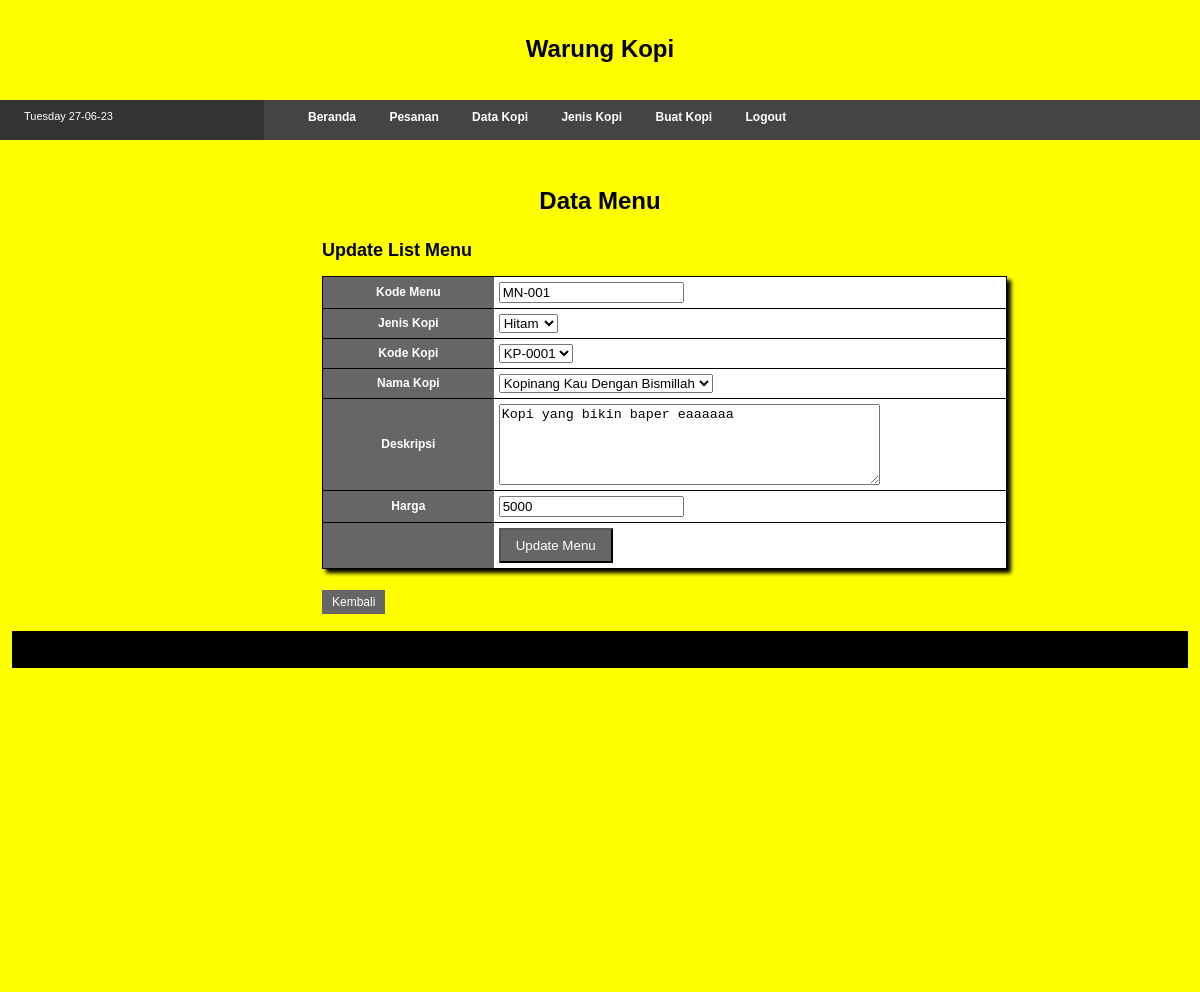
The app's page /admin-buat-update.php?kodemenu=MN-001 (signed in) with its own data.
### tables this page shows
CREATE TABLE IF NOT EXISTS `tambah` (
  `kodemenu` varchar(200) NOT NULL,
  `jeniskopi` varchar(250) NOT NULL,
  `kodekopi` varchar(200) NOT NULL,
  `namakopi` varchar(200) NOT NULL,
  `deskripsi` text NOT NULL,
  `harga` char(20) NOT NULL,
  PRIMARY KEY (`kodemenu`)
);

CREATE TABLE IF NOT EXISTS `jenis` (
  `jeniskopi` varchar(250) NOT NULL,
  `namakopi` varchar(250) NOT NULL,
  PRIMARY KEY (`jeniskopi`)
);

CREATE TABLE IF NOT EXISTS `kopi` (
  `kodekopi` varchar(250) NOT NULL,
  `namakopi` varchar(250) NOT NULL,
  `jeniskopi` varchar(250) NOT NULL,
  `asal` varchar(250) NOT NULL,
  PRIMARY KEY (`kodekopi`)
);

### admin-buat-update.php (the view, shortened to what this page needs)
<?php require_once('Connections/koneksi_kopi.php'); ?>
<?php
if (!function_exists("GetSQLValueString")) {
function GetSQLValueString($theValue, $theType, $theDefinedValue = "", $theNotDefinedValue = "")
{
  $theValue = function_exists("mysql_real_escape_string") ? mysql_real_escape_string($theValue) : mysql_escape_string($theValue);
  switch ($theType) {
    case "text":
      $theValue = ($theValue != "") ? "'" . $theValue . "'" : "NULL";
      break;
  }
  return $theValue;
}
}
$editFormAction = $_SERVER['PHP_SELF'];
if (isset($_SERVER['QUERY_STRING'])) {
  $editFormAction .= "?" . htmlentities($_SERVER['QUERY_STRING']);
}
$query_Recordset_jenis = "SELECT * FROM jenis";
$Recordset_jenis = mysql_query($query_Recordset_jenis, $koneksi_kopi) or die(mysql_error());
$row_Recordset_jenis = mysql_fetch_assoc($Recordset_jenis);
$query_Recordset_kopi = "SELECT * FROM kopi";
$Recordset_kopi = mysql_query($query_Recordset_kopi, $koneksi_kopi) or die(mysql_error());
$row_Recordset_kopi = mysql_fetch_assoc($Recordset_kopi);
$colname_Recordset_tambah = "-1";
if (isset($_GET['kodemenu'])) {
  $colname_Recordset_tambah = $_GET['kodemenu'];
}
$query_Recordset_tambah = sprintf("SELECT * FROM tambah WHERE kodemenu = %s", GetSQLValueString($colname_Recordset_tambah, "text"));
$Recordset_tambah = mysql_query($query_Recordset_tambah, $koneksi_kopi) or die(mysql_error());
$row_Recordset_tambah = mysql_fetch_assoc($Recordset_tambah);
?>
<!DOCTYPE html PUBLIC "-//W3C//DTD XHTML 1.0 Transitional//EN" "http://www.w3.org/TR/xhtml1/DTD/xhtml1-transitional.dtd">
<html xmlns="http://www.w3.org/1999/xhtml">
<head>
<link href="style.css" rel="stylesheet" type="text/css" />
</head>
<body>
	<div id='header'>
        <h1 id="judul_logo"> Warung Kopi </h1>
    </div>
    <div id="menubar">
    	<div id="menubar_left">
        	<?php echo date("l d-m-y"); ?>
		</div>
        <div id="menubar_right">
        	<a href="admin.php">Beranda</a>
       	  	<a href="admin-pesanan.php">Pesanan</a>
        	<a href="admin-kopi.php">Data Kopi</a>
          	<a href="admin-jenis.php">Jenis Kopi</a>
			<a href="admin-buat.php">Buat Kopi</a>
            <a href="logout.php">Logout</a>
        </div>
    </div>
    <div id="content">
   	  <h1 id="judul_logo">Data Menu</h1>
      <div class="container">
      	<h2>Update List Menu</h2>
        <form name="form" action="<?php echo $editFormAction; ?>" method="POST">
        	<table width="80%" border="0" cellpadding="5" cellspacing="0" class="standar_tabel">
              <tr>
                <th scope="row">Kode Menu</th>
                <td><label for="kodemenu"></label>
                <input name="kodemenu" type="text" id="kodemenu" value="<?php echo $row_Recordset_tambah['kodemenu']; ?>" /></td>
              </tr>
              <tr>
                <th scope="row">Jenis Kopi</th>
                <td><label for="jeniskopi"></label>
                  <select name="jeniskopi" id="jeniskopi">
                    <?php
do {
?>
                    <option value="<?php echo $row_Recordset_jenis['jeniskopi']?>"<?php if (!(strcmp($row_Recordset_jenis['jeniskopi'], $row_Recordset_tambah['jeniskopi']))) {echo "selected=\"selected\"";} ?>><?php echo $row_Recordset_jenis['jeniskopi']?></option>
                    <?php
} while ($row_Recordset_jenis = mysql_fetch_assoc($Recordset_jenis));
?>
                </select></td>
              </tr>
              <tr>
                <th scope="row">Kode Kopi</th>
                <td><label for="kodekopi"></label>
                  <select name="kodekopi" id="kodekopi">
                    <?php
do {
?>
                    <option value="<?php echo $row_Recordset_kopi['kodekopi']?>"<?php if (!(strcmp($row_Recordset_kopi['kodekopi'], $row_Recordset_tambah['kodekopi']))) {echo "selected=\"selected\"";} ?>><?php echo $row_Recordset_kopi['kodekopi']?></option>
                    <?php
} while ($row_Recordset_kopi = mysql_fetch_assoc($Recordset_kopi));
  $rows = mysql_num_rows($Recordset_kopi);
  if($rows > 0) {
	  $row_Recordset_kopi = mysql_fetch_assoc($Recordset_kopi);
  }
?>
                </select></td>
              </tr>
              <tr>
                <th scope="row">Nama Kopi</th>
                <td><label for="namakopi"></label>
                  <select name="namakopi" id="namakopi">
                    <?php
do {
?>
                    <option value="<?php echo $row_Recordset_kopi['namakopi']?>"<?php if (!(strcmp($row_Recordset_kopi['namakopi'], $row_Recordset_tambah['namakopi']))) {echo "selected=\"selected\"";} ?>><?php echo $row_Recordset_kopi['namakopi']?></option>
                    <?php
} while ($row_Recordset_kopi = mysql_fetch_assoc($Recordset_kopi));
?>
                </select></td>
              </tr>
              <tr>
                <th scope="row">Deskripsi</th>
                <td><label for="deskripsi"></label>
                <textarea name="deskripsi" id="deskripsi" cols="45" rows="5"><?php echo $row_Recordset_tambah['deskripsi']; ?></textarea></td>
              </tr>
              <tr>
                <th scope="row">Harga</th>
                <td><label for="harga"></label>
                <input name="harga" type="text" id="harga" value="<?php echo $row_Recordset_tambah['harga']; ?>" /></td>
              </tr>
              <tr>
                <th scope="row">&nbsp;</th>
                <td><input name="submit" type="submit" class="btn" id="submit" value="Update Menu" /></td>
              </tr>
            </table>
        </form><br />
        <p><a href="admin-buat.php" class="btn_th">Kembali</a></p>
      </div>
    <div id="footer"></div>
</body>
</html>

### style.css (style rules this page uses)
body { font-family:Tahoma, Geneva, sans-serif; font-size: 12px; margin: 0px; padding: 0px; background-color: #fff; }
#header { background-color:yellow; height:100px; text-align:center; justify-content:center; }
#judul_logo { text-align:center; margin:auto; padding-top:35px; }
#menubar { height:40px; overflow:auto; }
#menubar_left { width:20%; background-color:#333; color:white; float:left; padding-top:10px; height:30px; font-size:11px; padding-left:2%; }
#menubar_right { width:76%; background-color:#444; float:right; padding-top:10px; height:30px; padding-left:2%; }
#menubar_right a { padding:10px; margin-left:10px; color:#fff; text-decoration:none; font-weight:bold; font-size:12px; font-family:Tahoma, Geneva, sans-serif; }
#content { overflow:auto; width:98%; background-color:yellow; padding:1%; padding-bottom:27%; }
#footer { overflow:auto; width:98%; background-color:black; padding:1%; padding-bottom:25px; }
.btn { padding: 8px 15px; background-color: #666; color: #fff }
.btn_th { padding: 5px 10px; background-color: #666; color: #fff; text-decoration:none; }
.container { margin-left: 300px; padding: 10px; }
.standar_tabel { border-bottom:1px solid black; border-left:1px solid black; border-right:1px solid black; box-shadow:4px 4px 4px black; }
.standar_tabel th { background-color:#666; color:white; width:25%; border-top:1px solid black; }
.standar_tabel td { border-top:1px solid black; width:75%; background-color:#fff; }

### records on screen
tambah: kodemenu "MN-001", jeniskopi "Hitam", kodekopi "KP-0001", namakopi "Kopinang Kau Dengan Bismillah", deskripsi "Kopi yang bikin baper eaaaaaa", harga "5000"
